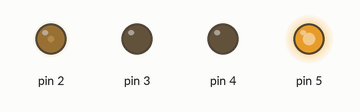
The sketch below on a simulated Arduino Uno, built with avr-gcc and run on an emulated ATmega328P. Parts: output pins drawn as LEDs (lit = HIGH).

Above: at 0.05 s.
At 7.0 s:
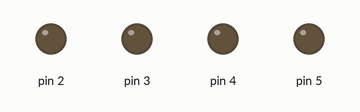
Timing chart, 0 to 9.1 s (numbered marks = the images above):
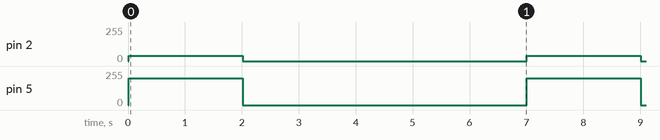

The sketch:

5_turn_left.ino
```cpp
/**
 * @file main.cpp
 * @brief Steuerungsprogramm für Motoren mit SoftPWM auf Arduino.
 *
 * Dieses Programm zeigt, wie man mit der SoftPWM-Bibliothek die Geschwindigkeit
 * und Richtung von Motoren steuert. Es demonstriert eine einfache Sequenz, in
 * der die Motoren zunächst in einer niedrigen Geschwindigkeit und dann in einer
 * höheren Geschwindigkeit drehen, gefolgt von einer Pause.
 */

#include <SoftPWM.h>

// Definition der Pins, die mit den Motorsteuerungseingängen verbunden sind
const int in1 = 2; ///< Steuerpin für den linken Motor (Vorwärtsrichtung)
const int in2 = 3; ///< Steuerpin für den linken Motor (Rückwärtsrichtung)
const int in3 = 4; ///< Steuerpin für den rechten Motor (Vorwärtsrichtung)
const int in4 = 5; ///< Steuerpin für den rechten Motor (Rückwärtsrichtung)

/**
 * @brief Initialisiert das System und bereitet die SoftPWM-Bibliothek vor.
 *
 * Diese Funktion wird einmal beim Start des Programms ausgeführt. Sie
 * initialisiert die SoftPWM-Bibliothek, die für die Steuerung der
 * Motorgeschwindigkeit verwendet wird.
 */
void setup() {
  SoftPWMBegin(); // Initialisierung der SoftPWM-Bibliothek
}

/**
 * @brief Enthält die Hauptlogik für die Steuerung der Motoren.
 *
 * Diese Funktion wird in einer Endlosschleife ausgeführt und steuert die
 * Motoren durch Einstellen ihrer Geschwindigkeit und Richtung. Zuerst werden
 * die Motoren so eingestellt, dass sie sich mit unterschiedlichen
 * Geschwindigkeiten drehen, dann werden alle Motoren gestoppt.
 */
void loop() {
  // Linken Motoren in niedriger Geschwindigkeit gegen den Uhrzeigersinn drehen
  // lassen
  SoftPWMSet(in1, 40); // Niedrige Geschwindigkeit
  SoftPWMSet(in2, 0);  // Stop

  // Rechten Motoren im Uhrzeigersinn in höherer Geschwindigkeit drehen lassen
  SoftPWMSet(in3, 0);   // Stop
  SoftPWMSet(in4, 200); // Höhere Geschwindigkeit

  delay(2000); // Warte 2 Sekunden

  // Alle Motoren stoppen
  SoftPWMSet(in1, 0);
  SoftPWMSet(in2, 0);
  SoftPWMSet(in3, 0);
  SoftPWMSet(in4, 0);

  delay(5000); // Pause für 5 Sekunden
}
```

Measured:
- by itself, pin 2: alternates 40/255 for 2.0 s and 0/255 for 5.0 s
- by itself, pin 5: alternates 200/255 for 2.0 s and 0/255 for 5.0 s
